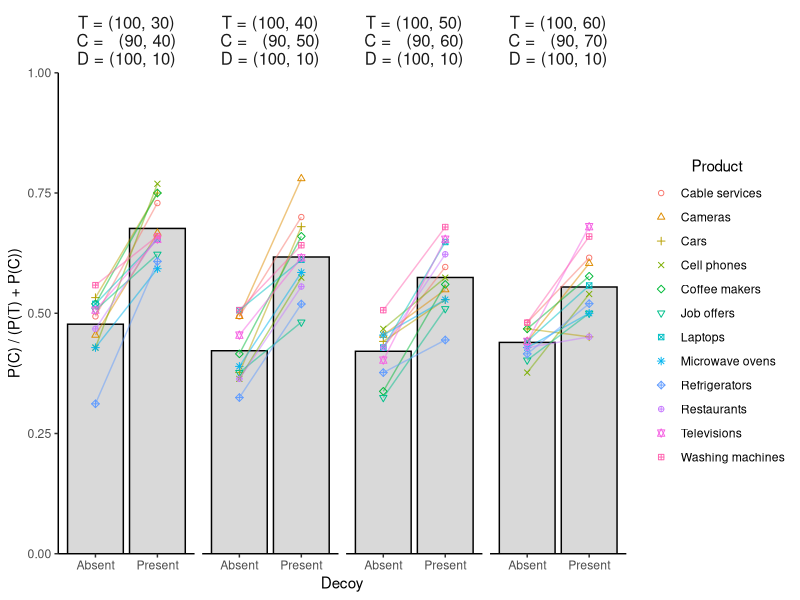
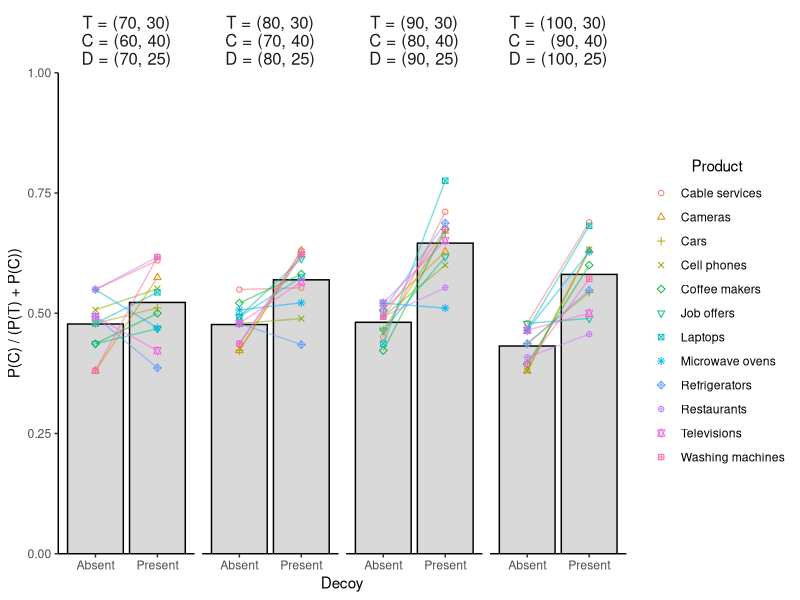

These charts were generated, in order, by the following R code:
library(dplyr)
library(lme4)
library(car)
library(ggplot2)

dat <- read.table('RE data cleaned.csv', header=T, sep=',')

# ----- Experiment 1 -----

dat_Exp1 <- dat %>% filter(Experiment == 1) %>%
  mutate(Choice = factor(Choice, levels=c('T','C','D')),
         Decoy = factor(NumAlt, levels=c(3,2), labels=c('Present','Absent')),
         Product = factor(Product, levels=c('Grills','Mp 3 players','Backpack'), 
                          labels=c('Grills','MP3 players','Backpacks')),
         LowDim = factor(LowDim))

#Create Table 1
View(dat_Exp1 %>% group_by(Product, LowDim, NumAlt) %>% count(Choice, .drop=F))
View(dat_Exp1 %>% group_by(LowDim, NumAlt) %>% count(Choice, .drop=F))

#Logistic regression model
dat_Exp1 <- dat_Exp1 %>%
  filter(Choice == 'T' | Choice == 'C') %>%
  mutate(chose_C = as.integer(Choice == 'C')) 

fit.logistic <- glm(chose_C ~ Decoy * LowDim * Product, family='binomial', 
                    data=dat_Exp1,
                    contrasts = list(Decoy = 'contr.sum',
                                     LowDim = 'contr.sum',
                                     Product = 'contr.sum'))
summary(fit.logistic)
head(model.matrix(fit.logistic))


# ----- Experiment 2 -----

dat_Exp2 <- dat %>% filter(Experiment == 2) %>%
  mutate(Choice = factor(Choice, levels=c('T','C','D')),
         Decoy = ifelse(NumAlt==3, 1, 0),
         LowDim3040 = ifelse(LowDim=="30-40", 1, 0),
         LowDim7080 = ifelse(LowDim=="70-80", 1, 0),
         HighDim1st = ifelse(HighValueColumn==1, 1, 0))

#Create Table 3
View(dat_Exp2 %>% group_by(Product, LowDim, NumAlt) %>% count(Choice, .drop=F))
View(dat_Exp2 %>% group_by(LowDim, NumAlt) %>% count(Choice, .drop=F))

#Logistic regression modeling
dat_Exp2 <- dat_Exp2 %>%
  filter(Choice == 'T' | Choice == 'C') %>%
  mutate(chose_C = as.integer(Choice == 'C')) %>%
  mutate(Subj = factor(Participant),
         Item = factor(Product))

fit1 <- glmer(chose_C ~ Decoy * LowDim7080 + (1 | Subj) + (1 | Item),
              family = 'binomial',
              data = dat_Exp2)
summary(fit1)
head(model.matrix(fit1), n=30)

fit2 <- glmer(chose_C ~ Decoy * LowDim3040 + (1 | Subj) + (1 | Item),
              family = 'binomial',
              data = dat_Exp2)
summary(fit2)
head(model.matrix(fit2), n=30)

fit3 <- glmer(chose_C ~ Decoy * HighDim1st * LowDim7080 + (1 | Subj) + (1 | Item),
              family = 'binomial',
              data = dat_Exp2,
              control = glmerControl(optimizer="bobyqa", optCtrl = list(maxfun = 100000)))
summary(fit3)
head(model.matrix(fit3), n=30)


# ----- Experiment 2 alternate (Footnote 3) -----

dat_Exp2alt <- dat %>% filter(Experiment == 'Footnote_3') %>%
  mutate(Choice = factor(Choice, levels=c('T','C','D')),
         Decoy = ifelse(NumAlt==3, 1, 0),
         LowDim3040 = ifelse(LowDim=="30-40", 1, 0),
         LowDim4050 = ifelse(LowDim=="40-50", 1, 0),
         HighDim1st = ifelse(HighValueColumn==1, 1, 0))

#Choice frequencies
View(dat_Exp2alt %>% group_by(Product, LowDim, NumAlt) %>% count(Choice, .drop=F))
View(dat_Exp2alt %>% group_by(LowDim, NumAlt) %>% count(Choice, .drop=F))

#Logistic regression modeling
dat_Exp2alt <- dat_Exp2alt %>%
  filter(Choice == 'T' | Choice == 'C') %>%
  mutate(chose_C = as.integer(Choice == 'C')) %>%
  mutate(Subj = factor(Participant),
         Item = factor(Product))

fit1 <- glmer(chose_C ~ Decoy * LowDim4050 + (1 + LowDim4050 | Subj) + (1 | Item),
              family = 'binomial',
              data = dat_Exp2alt)
summary(fit1)
head(model.matrix(fit1), n=30)

# fit2 <- glmer(chose_C ~ Decoy * LowDim3040 + (1 + LowDim3040 | Subj) + (1 | Item),
#               family = 'binomial',
#               data = dat_Exp2alt)
# summary(fit2)
# head(model.matrix(fit2), n=30)
# 
# fit3 <- glmer(chose_C ~ Decoy * HighDim1st * LowDim4050 + (1 + LowDim4050 | Subj) + (1 | Item),
#               family = 'binomial',
#               data = dat_Exp2,
#               control = glmerControl(optimizer="bobyqa", optCtrl = list(maxfun = 100000)))
# summary(fit3)
# head(model.matrix(fit3), n=30)



# ----- Experiment 3 -----

dat_Exp3 <- dat %>% filter(Experiment == 3) %>%
  mutate(Choice = factor(Choice, levels=c('T','C','D')),
         Decoy = ifelse(NumAlt==3, 1, 0),
         HighDim7060 = ifelse(HighDim=="70-60", 1, 0),
         HighDim10090 = ifelse(HighDim=="100-90", 1, 0),
         HighDim1st = ifelse(HighValueColumn==1, 1, 0))

#Create Table 5
View(dat_Exp3 %>% group_by(Product, HighDim, NumAlt) %>% count(Choice, .drop=F))
View(dat_Exp3 %>% group_by(HighDim, NumAlt) %>% count(Choice, .drop=F))

#Logistic regression modeling
dat_Exp3 <- dat_Exp3 %>%
  filter(Choice == 'T' | Choice == 'C') %>%
  mutate(chose_C = as.integer(Choice == 'C')) %>%
  mutate(Subj = factor(Participant),
         Item = factor(Product))

fit1 <- glmer(chose_C ~ Decoy * HighDim10090 + (1 + HighDim10090 | Subj) + (1 | Item),
              family = 'binomial',
              data = dat_Exp3)
summary(fit1)
head(model.matrix(fit1), n=30)

fit2 <- glmer(chose_C ~ Decoy * HighDim7060 + (1 + HighDim7060 | Subj) + (1 | Item),
              family = 'binomial',
              data = dat_Exp3)
summary(fit2)
head(model.matrix(fit2), n=30)

fit3 <- glmer(chose_C ~ Decoy * HighDim1st * HighDim10090 + (1 + HighDim10090 | Subj) + (1 | Item),
              family = 'binomial',
              data = dat_Exp3,
              control = glmerControl(optimizer="bobyqa", optCtrl = list(maxfun = 100000)))
summary(fit3)
head(model.matrix(fit3), n=30)

# ----- Experiment 4 -----

dat_Exp4 <- dat %>% filter(Experiment == 4) %>%
  mutate(Choice = factor(Choice, levels=c('T','C','D')),
         Decoy = factor(NumAlt, levels=c(2,3), labels=c('Absent','Present')),
         LowDim = factor(LowDim, levels=c('30-40','40-50','50-60','60-70')),
         HighDim1st = ifelse(HighValueColumn==1, 1, 0))

#Logistic regression modeling
dat_Exp4 <- dat_Exp4 %>%
  filter(Choice == 'T' | Choice == 'C') %>%
  mutate(chose_C = as.integer(Choice == 'C')) %>%
  mutate(Subj = factor(Participant),
         Item = factor(Product),
         Decoy = relevel(Decoy, ref='Present'))

contrasts(dat_Exp4$Decoy) <- 'contr.sum'
contrasts(dat_Exp4$LowDim) <- 'contr.poly'

fit1 <- glmer(chose_C ~ Decoy * LowDim + (1 | Subj) + (1 | Item),
              family = 'binomial',
              data = dat_Exp4)
summary(fit1)
head(model.matrix(fit1), n=30)

Anova(fit1, type=3, test='Chisq')

dat_Exp4 <- dat_Exp4 %>%
  mutate(Config = factor(HighDim1st, levels=c(1, 0)))

contrasts(dat_Exp4$Config) <- 'contr.sum'

fit2 <- glmer(chose_C ~ Decoy * Config * LowDim + (1 | Subj) + (1 | Item),
              family = 'binomial',
              data = dat_Exp4)
summary(fit2)
head(model.matrix(fit2), n=30)

#Make Figure 3
temp1 <- dat_Exp4 %>%
  mutate(Decoy = relevel(Decoy, ref='Absent')) %>%
  group_by(Decoy, LowDim, Item) %>%
  summarise(Prop_C = mean(chose_C)) %>%
  mutate(LowDim = factor(LowDim, levels=c('30-40','40-50','50-60','60-70'),
                         labels=c('T = (100, 30)\nC =   (90, 40)\nD = (100, 10)',
                                  'T = (100, 40)\nC =   (90, 50)\nD = (100, 10)',
                                  'T = (100, 50)\nC =   (90, 60)\nD = (100, 10)',
                                  'T = (100, 60)\nC =   (90, 70)\nD = (100, 10)')))


temp2 <- temp1 %>%
  group_by(Decoy, LowDim) %>%
  summarise(Mean_Prop_C = mean(Prop_C))

ggplot(temp1, aes(x=Decoy, y=Prop_C)) +
  geom_bar(data=temp2, aes(x=Decoy, y=Mean_Prop_C), stat = 'identity', fill='gray70', alpha=.5, col='black') +
  geom_point(aes(col=Item, pch=Item)) +
  geom_line(aes(group=Item, col=Item), alpha=0.5, show.legend=F) +
  facet_wrap(~ LowDim, ncol=4) +
  scale_shape_manual(values=1:12) +
  scale_y_continuous(limits=c(0,1), expand=c(0,0)) +
  theme_classic() +
  theme(strip.background = element_blank(),
        strip.text = element_text(size=12),
        legend.title = element_text(hjust=.5)) +
  guides(shape = guide_legend(title = 'Product'), col = guide_legend(title = 'Product')) +
  ylab('P(C) / (P(T) + P(C))')


# ----- Experiment 5 -----

dat_Exp5 <- dat %>% filter(Experiment == 5) %>%
  mutate(Choice = factor(Choice, levels=c('T','C','D')),
         Decoy = factor(NumAlt, levels=c(2,3), labels=c('Absent','Present')),
         HighDim = factor(HighDim, levels=c('70-60','80-70','90-80','100-90')),
         HighDim1st = ifelse(HighValueColumn==1, 1, 0))

#Logistic regression modeling
dat_Exp5 <- dat_Exp5 %>%
  filter(Choice == 'T' | Choice == 'C') %>%
  mutate(chose_C = as.integer(Choice == 'C')) %>%
  mutate(Subj = factor(Participant),
         Item = factor(Product),
         Decoy = relevel(Decoy, ref='Present'))

contrasts(dat_Exp5$Decoy) <- 'contr.sum'
contrasts(dat_Exp5$HighDim) <- 'contr.poly'

fit1 <- glmer(chose_C ~ Decoy * HighDim + (1 | Subj),
              family = 'binomial',
              data = dat_Exp5)
summary(fit1)
head(model.matrix(fit1), n=30)

Anova(fit1, type=3, test='Chisq')

dat_Exp5 <- dat_Exp5 %>%
  mutate(Config = factor(HighDim1st, levels=c(1, 0)))

contrasts(dat_Exp5$Config) <- 'contr.sum'

fit2 <- glmer(chose_C ~ Decoy * Config * HighDim + (1 | Subj),
              family = 'binomial',
              data = dat_Exp5)
summary(fit2)

#Make Figure 4
temp1 <- dat_Exp5 %>%
  mutate(Decoy = relevel(Decoy, ref='Absent')) %>%
  group_by(Decoy, HighDim, Item) %>%
  summarise(Prop_C = mean(chose_C)) %>%
  mutate(HighDim = factor(HighDim, levels=c('70-60','80-70','90-80','100-90'),
                          labels=c('T = (70, 30)\nC = (60, 40)\nD = (70, 25)',
                                   'T = (80, 30)\nC = (70, 40)\nD = (80, 25)',
                                   'T = (90, 30)\nC = (80, 40)\nD = (90, 25)',
                                   'T = (100, 30)\nC =   (90, 40)\nD = (100, 25)')))


temp2 <- temp1 %>%
  group_by(Decoy, HighDim) %>%
  summarise(Mean_Prop_C = mean(Prop_C))


ggplot(temp1, aes(x=Decoy, y=Prop_C)) +
  geom_bar(data=temp2, aes(x=Decoy, y=Mean_Prop_C), stat = 'identity', fill='gray70', alpha=.5, col='black') +
  geom_point(aes(col=Item, pch=Item)) +
  geom_line(aes(group=Item, col=Item), alpha=0.5, show.legend=F) +
  facet_wrap(~ HighDim, ncol=4) +
  scale_shape_manual(values=1:12) +
  scale_y_continuous(limits=c(0,1), expand=c(0,0)) +
  theme_classic() +
  theme(strip.background = element_blank(),
        strip.text = element_text(size=12),
        legend.title = element_text(hjust=.5)) +
  guides(shape = guide_legend(title = 'Product'), col = guide_legend(title = 'Product')) +
  ylab('P(C) / (P(T) + P(C))')
